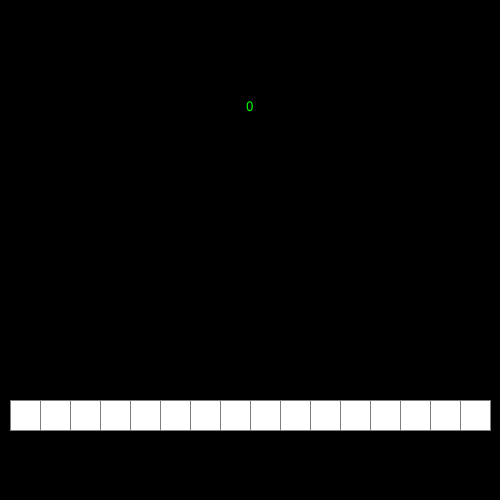
Frame 1 (no input)
Frame 60 (the mouse pressed at the canvas centre just before this capture): identical to frame 1, image omitted
Frame 120 (the mouse held since frame 60 and released just before this capture): identical to frame 1, image omitted

The Processing sketch that drew this single still picture (run headless with seeded random() and noise(); from frame 60 on, the mouse is pressed at the canvas centre):

// Processing sketch: binary_to_decimal_program
// ── binary_to_decimal_program.pde
boolean[] bytes = new boolean[16];
int centX, centY,posX,posY,cellWidth,loop;

// Probably need to declare some more variables here


void setup()
{
  size(500, 500);
  centX = width / 2;
  centY = height / 2;  
  posX = 10;
  posY = 400;
  cellWidth = 30;
  
  
  // And set their values here
}


void draw()
{
  posX = 10;
  background(0);
  stroke(127);

  // Do some stuff here
  
  //test the boolean array
 // bytes[15] = true;
  
  
  for(loop = 0; loop < bytes.length; loop++){
    if(bytes[loop] == true){
      fill(0);
    }
    else{
      fill(255);
    }
    rect(posX,posY,cellWidth,cellWidth);
    posX+= cellWidth;
  }
  
  int number = binaryToDecimal(bytes);
  // This is how you print text in Processing
  fill(0,255,0);
  textAlign(CENTER,TOP);
  textSize(15);
  text(number, centX, 100);
}
 
int binaryToDecimal(boolean[] bytes)
{
  int ret = 0;

  // Implement this method
  for(int i = 0; i < bytes.length; i++){
    if(bytes[i] == true){
      ret += pow(2,(bytes.length - 1) - i);
    }
  }

  return ret;
}

void mousePressed()
{
  // Put some code here too
  // To toggle the bit on or off based on the mouse position.
    posX = 10;

    for(loop = 0; loop < bytes.length; loop++){
      if(mouseX >= (cellWidth*loop)+posX && mouseX <= (cellWidth*(loop+1))+posX && mouseY >= posY && mouseY <= posY+cellWidth){
        if(bytes[loop] == false){
          bytes[loop] = !bytes[loop];
        }else{
          bytes[loop] = !bytes[loop];
        }         
      }
      
    }
}
